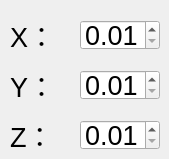
      <widget class="QWidget" name="_voxelGridTab">
       <attribute name="title">
        <string>Voxel Grid</string>
       </attribute>
       <widget class="QLabel" name="_voxelGridXLabel">
        <property name="geometry">
         <rect>
          <x>10</x>
          <y>20</y>
          <width>50</width>
          <height>30</height>
         </rect>
        </property>
        <property name="font">
         <font>
          <pointsize>20</pointsize>
         </font>
        </property>
        <property name="text">
         <string>X：</string>
        </property>
       </widget>
       <widget class="QLabel" name="_voxelGridYLabel">
        <property name="geometry">
         <rect>
          <x>10</x>
          <y>70</y>
          <width>50</width>
          <height>30</height>
         </rect>
        </property>
        <property name="font">
         <font>
          <pointsize>20</pointsize>
         </font>
        </property>
        <property name="text">
         <string>Y：</string>
        </property>
       </widget>
       <widget class="QDoubleSpinBox" name="_voxelGridYSpinBox">
        <property name="geometry">
         <rect>
          <x>80</x>
          <y>70</y>
          <width>80</width>
          <height>30</height>
         </rect>
        </property>
        <property name="font">
         <font>
          <pointsize>20</pointsize>
         </font>
        </property>
        <property name="minimum">
         <double>0.010000000000000</double>
        </property>
        <property name="maximum">
         <double>1.000000000000000</double>
        </property>
        <property name="singleStep">
         <double>0.010000000000000</double>
        </property>
        <property name="value">
         <double>0.010000000000000</double>
        </property>
       </widget>
       <widget class="QDoubleSpinBox" name="_voxelGridZSpinBox">
        <property name="geometry">
         <rect>
          <x>80</x>
          <y>120</y>
          <width>80</width>
          <height>30</height>
         </rect>
        </property>
        <property name="font">
         <font>
          <pointsize>20</pointsize>
         </font>
        </property>
        <property name="minimum">
         <double>0.010000000000000</double>
        </property>
        <property name="maximum">
         <double>1.000000000000000</double>
        </property>
        <property name="singleStep">
         <double>0.010000000000000</double>
        </property>
        <property name="value">
         <double>0.010000000000000</double>
        </property>
       </widget>
       <widget class="QDoubleSpinBox" name="_voxelGridXSpinBox">
        <property name="geometry">
         <rect>
          <x>80</x>
          <y>20</y>
          <width>80</width>
          <height>30</height>
         </rect>
        </property>
        <property name="font">
         <font>
          <pointsize>20</pointsize>
         </font>
        </property>
        <property name="minimum">
         <double>0.010000000000000</double>
        </property>
        <property name="maximum">
         <double>1.000000000000000</double>
        </property>
        <property name="singleStep">
         <double>0.010000000000000</double>
        </property>
        <property name="value">
         <double>0.010000000000000</double>
        </property>
       </widget>
       <widget class="QLabel" name="_voxelGridZLabel">
        <property name="geometry">
         <rect>
          <x>10</x>
          <y>120</y>
          <width>50</width>
          <height>30</height>
         </rect>
        </property>
        <property name="font">
         <font>
          <pointsize>20</pointsize>
         </font>
        </property>
        <property name="text">
         <string>Z：</string>
        </property>
       </widget>
      </widget>
